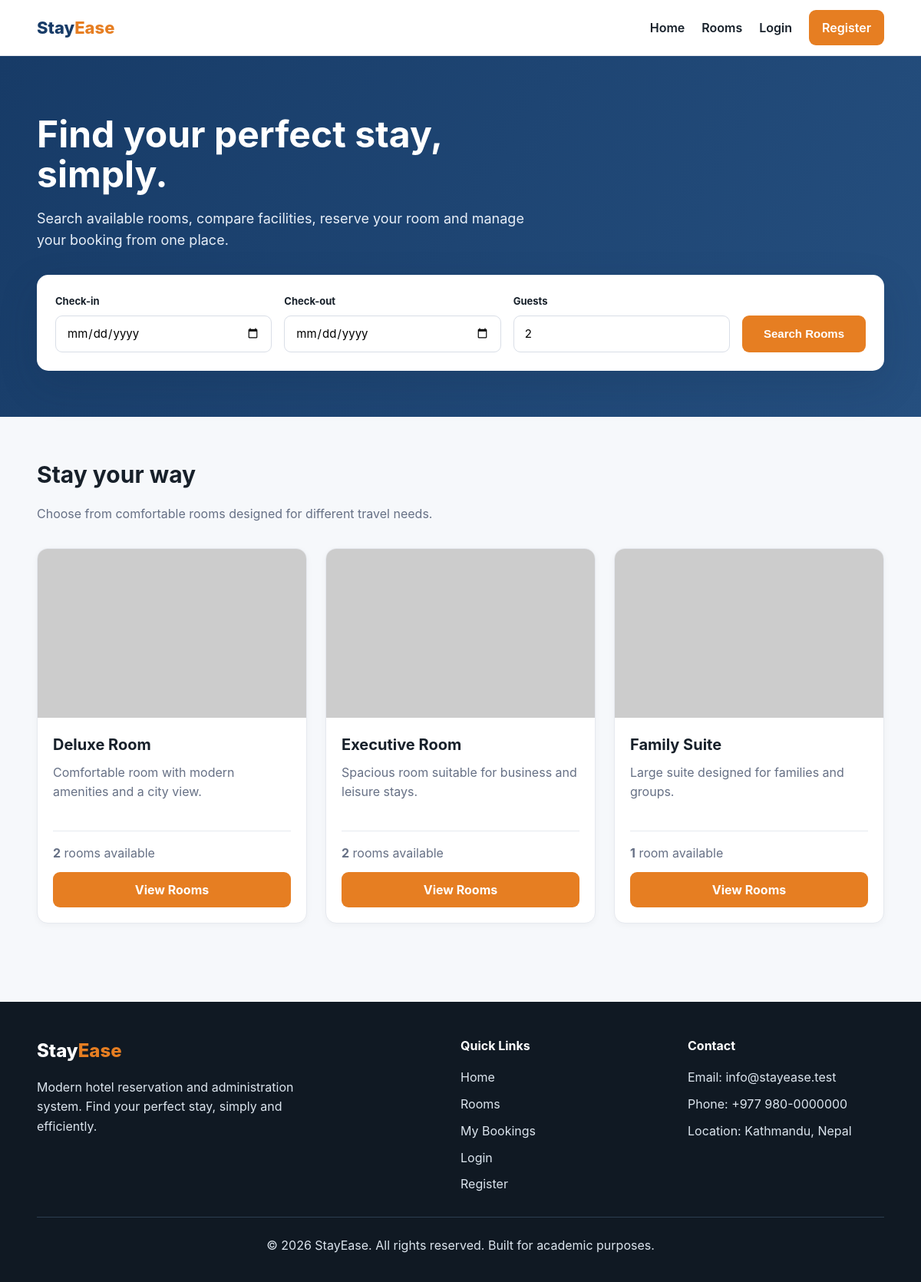
The page / on the database its author committed.
### tables this page shows
CREATE TABLE room_types (
    id INT UNSIGNED AUTO_INCREMENT PRIMARY KEY,
    name VARCHAR(100) NOT NULL,
    description TEXT,
    image VARCHAR(255),
    capacity INT UNSIGNED NOT NULL DEFAULT 2,
    amenities VARCHAR(500),
    status ENUM('active','inactive') DEFAULT 'active',
    created_at TIMESTAMP DEFAULT CURRENT_TIMESTAMP
);

### config/config.php (called while the page is built, shortened)
<?php
function db(): PDO {
    static $pdo = null;
    if ($pdo === null) {
        $dsn = 'mysql:host=' . DB_HOST . ';dbname=' . DB_NAME . ';charset=utf8mb4';
        try {
            $pdo = new PDO($dsn, DB_USER, DB_PASS, [
                PDO::ATTR_ERRMODE => PDO::ERRMODE_EXCEPTION,
                PDO::ATTR_DEFAULT_FETCH_MODE => PDO::FETCH_ASSOC,
                PDO::ATTR_EMULATE_PREPARES => false,
            ]);
        } catch (PDOException $e) {
            error_log('Database connection failed: ' . $e->getMessage());
            http_response_code(503);
            exit('Service temporarily unavailable. Please try again later.');
        }
    }
    return $pdo;
}
function e(?string $value): string {
    return htmlspecialchars($value ?? '', ENT_QUOTES, 'UTF-8');
}
function current_user(): ?array {
    if (empty($_SESSION['user_id'])) return null;
    $stmt = db()->prepare("SELECT id,name,email,phone,role FROM users WHERE id=?");
    $stmt->execute([$_SESSION['user_id']]);
    return $stmt->fetch() ?: null;
}

### index.php (the view, shortened to what this page needs)
<?php
require_once 'config/config.php';
$typesStmt = db()->prepare("SELECT rt.*, COUNT(r.id) room_count FROM room_types rt LEFT JOIN rooms r ON r.room_type_id=rt.id AND r.status='available' WHERE rt.status='active' GROUP BY rt.id ORDER BY rt.id");
$typesStmt->execute();
$types = $typesStmt->fetchAll();
require 'partials_header.php';
?>
<section class="hero"><div class="container"><h1>Find your perfect stay, simply.</h1><p>Search available rooms, compare facilities, reserve your room and manage your booking from one place.</p>
<form class="search-card" action="rooms.php" method="get" novalidate>
<div class="form-grid" style="grid-template-columns:1fr 1fr 1fr auto">
<div>
<label>Check-in</label>
<input type="date" name="check_in" min="<?=date('Y-m-d')?>" required>
</div>
<div>
<label>Check-out</label>
<input type="date" name="check_out" min="<?=date('Y-m-d', strtotime('+1 day'))?>" required>
</div>
<div>
<label>Guests</label>
<input type="number" name="guests" min="1" max="10" value="2" required>
</div>
<div>
<button class="btn orange" style="width:100%">Search Rooms</button>
</div>
</div>
</form>
</div></section>
<section class="section"><div class="container">
<h2>Stay your way</h2>
<p class="muted" style="margin-bottom:32px">Choose from comfortable rooms designed for different travel needs.</p>
<div class="cards">
<?php foreach($types as $t): ?>
<div class="card">
<img class="card-img" src="<?=e($t['image'] ?: 'https://via.placeholder.com/400x300/f0f0f0/999999?text=' . urlencode($t['name']))?>" alt="<?=e($t['name'])?>">
<div class="card-body">
<h3><?=e($t['name'])?></h3>
<p class="muted" style="min-height:72px"><?=e($t['description'] ?: 'Explore our ' . $t['name'] . ' rooms')?></p>
<div style="margin-top:16px;padding-top:16px;border-top:1px solid var(--border)">
<p class="muted" style="margin-bottom:12px"><strong><?=$t['room_count']?></strong> room<?=$t['room_count']!=1?'s':''?> available</p>
<a class="btn orange" href="rooms.php?type=<?=$t['id']?>" style="width:100%">View Rooms</a>
</div>
</div>
</div>
<?php endforeach;?>
</div>
</div></section>
<?php require 'partials_footer.php'; ?>

### partials_header.php (shortened to what this page needs)
<?php
require_once __DIR__ . '/config/config.php';
$user = current_user();
?>
<!doctype html><html lang="en"><head><meta charset="utf-8"><meta name="viewport" content="width=device-width,initial-scale=1">
<link rel="stylesheet" href="https://cdnjs.cloudflare.com/ajax/libs/font-awesome/6.5.1/css/all.min.css">
<link rel="stylesheet" href="/hotel/assets/style.css"></head><body>
<nav class="nav"><div class="container nav-inner"><a class="brand" href="/hotel/index.php">Stay<span>Ease</span></a>
<div class="nav-links"><a href="/hotel/index.php">Home</a><a href="/hotel/rooms.php">Rooms</a><?php if($user): ?><a href="/hotel/my_bookings.php">My Bookings</a><?php if($user['role']==='admin'): ?><a href="/hotel/admin/index.php">Admin</a><?php endif; ?><a href="/hotel/logout.php" class="btn light">Logout</a><?php else: ?><a href="/hotel/login.php">Login</a><a href="/hotel/register.php" class="btn orange">Register</a><?php endif; ?></div></div></nav>

### partials_footer.php
<footer class="footer">
<div class="container">
<div style="display:grid;grid-template-columns:2fr 1fr 1fr;gap:40px;margin-bottom:30px">
<div>
<div class="brand" style="margin-bottom:12px;font-size:24px">Stay<span>Ease</span></div>
<p style="color:#dce5ee;line-height:1.6;max-width:350px">Modern hotel reservation and administration system. Find your perfect stay, simply and efficiently.</p>
</div>
<div>
<h4 style="margin:0 0 16px;color:#fff;font-size:16px">Quick Links</h4>
<div style="display:flex;flex-direction:column;gap:10px">
<a href="index.php" style="color:#dce5ee;transition:color 0.2s">Home</a>
<a href="rooms.php" style="color:#dce5ee;transition:color 0.2s">Rooms</a>
<a href="my_bookings.php" style="color:#dce5ee;transition:color 0.2s">My Bookings</a>
<a href="login.php" style="color:#dce5ee;transition:color 0.2s">Login</a>
<a href="register.php" style="color:#dce5ee;transition:color 0.2s">Register</a>
</div>
</div>
<div>
<h4 style="margin:0 0 16px;color:#fff;font-size:16px">Contact</h4>
<div style="display:flex;flex-direction:column;gap:10px;color:#dce5ee">
<p style="margin:0">Email: info@stayease.test</p>
<p style="margin:0">Phone: +977 980-0000000</p>
<p style="margin:0">Location: Kathmandu, Nepal</p>
</div>
</div>
</div>
<div style="border-top:1px solid #2c3e50;padding-top:24px;text-align:center">
<p style="color:#dce5ee;margin:0">&copy; <?=date('Y')?> StayEase. All rights reserved. Built for academic purposes.</p>
</div>
</div>
</footer>
</body>
</html>

### assets/style.css (style rules this page uses)
:root { --primary:#173b67;--accent:#e67e22;--dark:#17202a;--muted:#667085; --bg:#f6f8fb;--card:#fff;--border:#e6e9ef;--success:#18864b;--danger:#c0392b; }
* { box-sizing:border-box }
body { margin:0;font-family:Inter,Arial,sans-serif;color:var(--dark);background:var(--bg);line-height:1.55 }
a { text-decoration:none;color:inherit }
.container { width:min(1180px,92%);margin:auto }
.nav { background:#fff;border-bottom:1px solid var(--border);position:sticky;top:0;z-index:20 }
.nav-inner { height:72px;display:flex;align-items:center;justify-content:space-between;gap:20px }
.brand { font-weight:800;font-size:22px;color:var(--primary) }
.brand span { color:var(--accent) }
.nav-links { display:flex;gap:22px;align-items:center }
.nav-links a { font-weight:600 }
.btn { display:inline-flex;border:0;border-radius:9px;padding:11px 17px;background:var(--primary);color:#fff;cursor:pointer;font-weight:700;transition:all 0.2s ease;text-align:center;justify-content:center }
.btn.orange { background:var(--accent) }
.hero { padding:76px 0 60px;background:linear-gradient(120deg,#173b67,#254f7f);color:#fff }
.hero h1 { font-size:48px;line-height:1.08;margin:0 0 16px;max-width:700px }
.hero p { font-size:18px;max-width:650px;color:#e8eff8;margin-bottom:32px }
.search-card { background:#fff;color:var(--dark);border-radius:15px;padding:24px;box-shadow:0 18px 50px #102b482b;margin-top:28px }
.search-card .form-grid { grid-template-columns:1fr 1fr 1fr auto;gap:16px;align-items:end }
.search-card .form-grid > div { display:flex;flex-direction:column }
.search-card label { color:var(--dark);font-size:13px;font-weight:700;margin-bottom:8px }
.search-card input { padding:13px 14px;font-size:15px;border:1px solid #d9dee7;border-radius:9px;height:48px }
.search-card .btn { padding:0 28px;font-size:15px;white-space:nowrap;height:48px;display:flex;align-items:center;justify-content:center }
.form-grid { display:grid;grid-template-columns:repeat(4,1fr);gap:12px }
label { font-size:13px;font-weight:700;display:block;margin-bottom:5px }
input,select,textarea { width:100%;padding:11px;border:1px solid #d9dee7;border-radius:8px;background:#fff;font:inherit }
.section { padding:52px 0 }
.section h2 { font-size:30px;margin:0 0 8px }
.muted { color:var(--muted) }
.cards { display:grid;grid-template-columns:repeat(3,1fr);gap:24px;margin-top:25px }
.card { background:var(--card);border:1px solid var(--border);border-radius:14px;overflow:hidden;transition:all 0.3s ease;box-shadow:0 2px 8px rgba(0,0,0,0.04) }
.card-img { width:100%;height:220px;object-fit:cover;display:block }
.card-body { padding:20px }
.card-body h3 { margin:0 0 8px;font-size:20px;color:var(--dark) }
.card-body p { margin:0 0 12px }
.footer { background:#101923;color:#dce5ee;padding:45px 0 35px;margin-top:50px }
.footer .brand { color:#fff }
.footer .brand span { color:var(--accent) }
.footer a { color:#dce5ee;transition:color 0.2s }

### rows shown on the page
room_types: name "Deluxe Room", description "Comfortable room with modern amenities and a city view.", room_count "2", $t['id'] 1 (drawn)
room_types: name "Executive Room", description "Spacious room suitable for business and leisure stays.", room_count "2"
room_types: name "Family Suite", description "Large suite designed for families and groups.", room_count "1"
